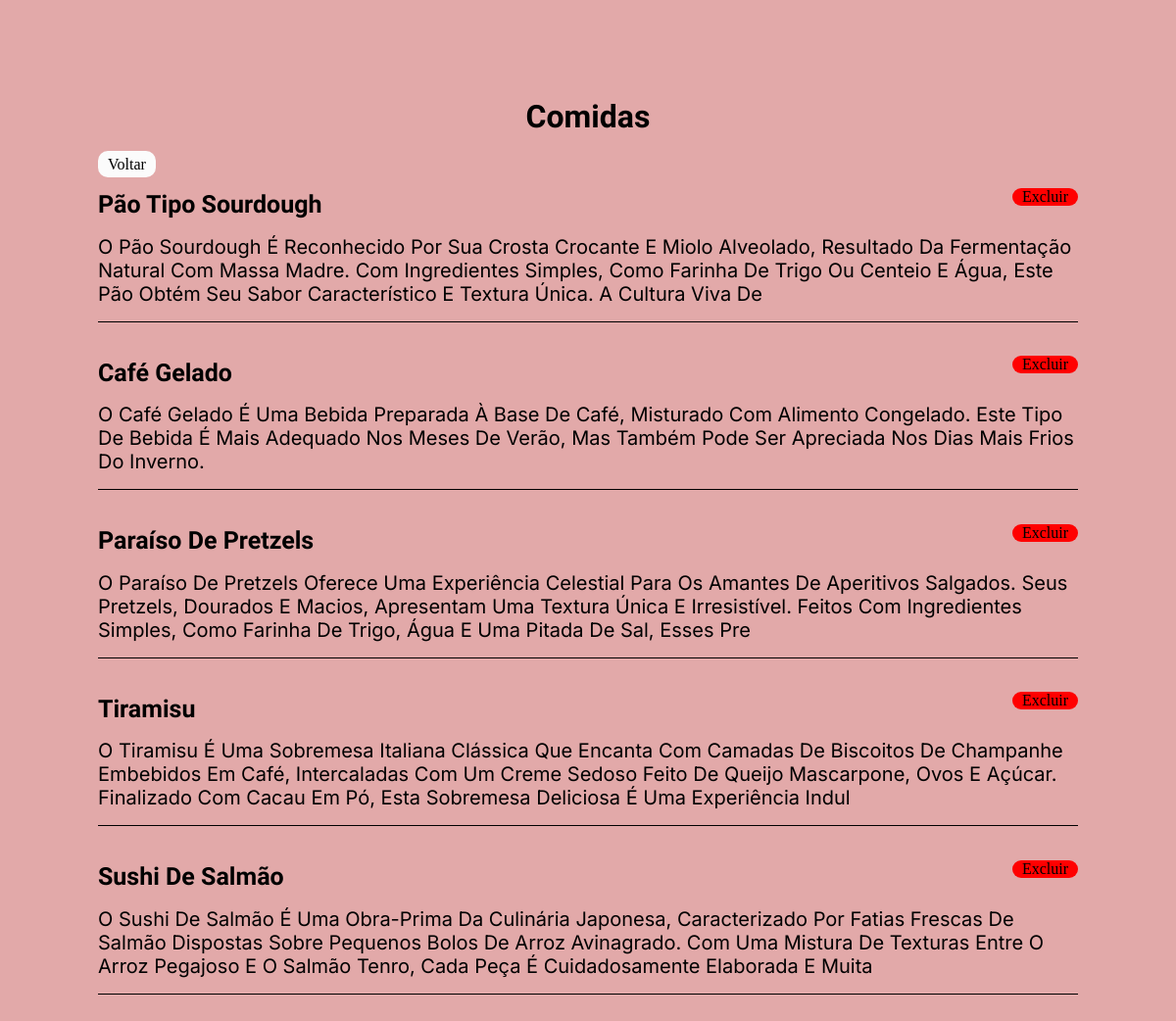
The page /novaReceita on the database its author committed.
### padaria/models.py (models this page shows)
class Receita(models.Model):
    titulo = models.CharField(max_length=100, null=False, blank=False)
    descricao = models.TextField(max_length=266, null=False, blank=False)

### padaria/views.py (the view)
# urls.py: path("novaReceita", ReceitaListView.as_view(), name="padaria_list"),
class ReceitaListView(ListView):
    model = Receita

### padaria/templates/padaria/receita_list.html (shortened to what this page needs)
{% load static %}
<!DOCTYPE html>
<html lang="en">
  <head>
    <link rel="stylesheet" href="{% static 'css/receitas.css' %}" />
  </head>
  <body>
    {%if receita_list %}
      <h1 class="tituloPrincipal">Comidas</h1>
      <a href="{% url 'padaria_create'%}" class="voltar">Voltar</a>
        {% for receitas in receita_list %}
        <div>
          <div class="tituloBotao">
            <h1 class="titulo">{{receitas.titulo}}</h1>
            <a href="{% url "receita_delete" pk=receitas.pk %}" class="excluir">Excluir</a>
          </div>
          <p>{{receitas.descricao}}</p>
        </div>
        {% endfor%}
    {% else %}
      <p>Não há receitas</p>
      <a href="{% url "padaria_create" %}">Voltar</a>
    {% endif %}
  </body>
</html>

### static/css/receitas.css (style rules this page uses)
body { background-color: rgb(226, 169, 169); margin: 100px; }
.tituloPrincipal { text-align: center; font-family: "Merienda", cursive; font-size: 32px; }
.titulo { text-transform: capitalize; font-family: "Merienda", cursive; font-size: 25px; }
.excluir { background-color: red; padding: 0 10px; border-radius: 10px; text-decoration: none; color: black; margin-bottom: 16px; }
.tituloBotao { display: flex; justify-content: space-between; align-items: center; }
p { font-family: "Inter", sans-serif; text-transform: capitalize; font-size: 20px; border-bottom: 1px solid black; padding-bottom: 16px; margin-top: 0; }
.voltar { background-color: rgb(251, 251, 251); text-decoration: none; border-radius: 10px; padding: 5px 10px; color: black; }

### rows shown on the page
Receita: titulo "Pão Tipo Sourdough", descricao "O Pão Sourdough É Reconhecido Por Sua Crosta Crocante E Miolo Alveolado, Resultado Da Fermentação Natural Com Massa Madre. Com Ingredientes Simples, Como Farinha De Trigo Ou Centeio E Água, Este Pão Obtém Seu Sabor Característico E Textura Única. A Cultura Viva De"
Receita: titulo "Café Gelado", descricao "O Café Gelado É Uma Bebida Preparada À Base De Café, Misturado Com Alimento Congelado. Este Tipo De Bebida É Mais Adequado Nos Meses De Verão, Mas Também Pode Ser Apreciada Nos Dias Mais Frios Do Inverno."
Receita: titulo "Paraíso De Pretzels", descricao "O Paraíso De Pretzels Oferece Uma Experiência Celestial Para Os Amantes De Aperitivos Salgados. Seus Pretzels, Dourados E Macios, Apresentam Uma Textura Única E Irresistível. Feitos Com Ingredientes Simples, Como Farinha De Trigo, Água E Uma Pitada De Sal, Esses Pre"
Receita: titulo "Tiramisu", descricao "O Tiramisu É Uma Sobremesa Italiana Clássica Que Encanta Com Camadas De Biscoitos De Champanhe Embebidos Em Café, Intercaladas Com Um Creme Sedoso Feito De Queijo Mascarpone, Ovos E Açúcar. Finalizado Com Cacau Em Pó, Esta Sobremesa Deliciosa É Uma Experiência Indul"
Receita: titulo "Sushi De Salmão", descricao "O Sushi De Salmão É Uma Obra-Prima Da Culinária Japonesa, Caracterizado Por Fatias Frescas De Salmão Dispostas Sobre Pequenos Bolos De Arroz Avinagrado. Com Uma Mistura De Texturas Entre O Arroz Pegajoso E O Salmão Tenro, Cada Peça É Cuidadosamente Elaborada E Muita"
